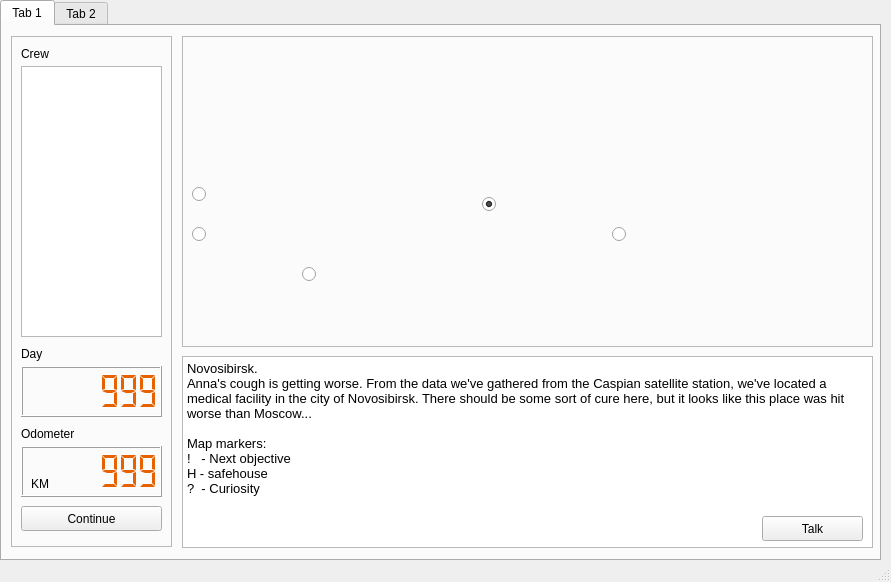
<?xml version="1.0" encoding="UTF-8"?>
<ui version="4.0">
 <class>CityWindow</class>
 <widget class="QMainWindow" name="CityWindow">
  <property name="geometry">
   <rect>
    <x>0</x>
    <y>0</y>
    <width>891</width>
    <height>582</height>
   </rect>
  </property>
  <property name="windowTitle">
   <string>MainWindow</string>
  </property>
  <widget class="QWidget" name="centralwidget">
   <widget class="QTabWidget" name="tabWidget">
    <property name="geometry">
     <rect>
      <x>0</x>
      <y>0</y>
      <width>881</width>
      <height>561</height>
     </rect>
    </property>
    <property name="currentIndex">
     <number>0</number>
    </property>
    <widget class="QWidget" name="tab_vol_1">
     <attribute name="title">
      <string>Tab 1</string>
     </attribute>
     <widget class="QFrame" name="map_frame_3">
      <property name="geometry">
       <rect>
        <x>180</x>
        <y>10</y>
        <width>691</width>
        <height>311</height>
       </rect>
      </property>
      <property name="frameShape">
       <enum>QFrame::Shape::StyledPanel</enum>
      </property>
      <property name="frameShadow">
       <enum>QFrame::Shadow::Raised</enum>
      </property>
      <widget class="QLabel" name="label_m_map_3">
       <property name="geometry">
        <rect>
         <x>10</x>
         <y>10</y>
         <width>671</width>
         <height>291</height>
        </rect>
       </property>
       <property name="text">
        <string/>
       </property>
       <property name="pixmap">
        <pixmap resource="resources.qrc">:/images/images/map.png</pixmap>
       </property>
      </widget>
      <widget class="QRadioButton" name="indicatorMoscow_3">
       <property name="geometry">
        <rect>
         <x>10</x>
         <y>150</y>
         <width>16</width>
         <height>16</height>
        </rect>
       </property>
       <property name="text">
        <string/>
       </property>
       <property name="checkable">
        <bool>false</bool>
       </property>
       <property name="checked">
        <bool>false</bool>
       </property>
      </widget>
      <widget class="QRadioButton" name="indicatorVolga_3">
       <property name="geometry">
        <rect>
         <x>10</x>
         <y>190</y>
         <width>16</width>
         <height>16</height>
        </rect>
       </property>
       <property name="text">
        <string/>
       </property>
       <property name="checkable">
        <bool>false</bool>
       </property>
       <property name="checked">
        <bool>false</bool>
       </property>
      </widget>
      <widget class="QRadioButton" name="indicatorCaspian_3">
       <property name="geometry">
        <rect>
         <x>120</x>
         <y>230</y>
         <width>16</width>
         <height>16</height>
        </rect>
       </property>
       <property name="text">
        <string/>
       </property>
       <property name="checkable">
        <bool>false</bool>
       </property>
       <property name="checked">
        <bool>false</bool>
       </property>
      </widget>
      <widget class="QRadioButton" name="indicatorNovosibirsk_3">
       <property name="geometry">
        <rect>
         <x>300</x>
         <y>160</y>
         <width>16</width>
         <height>16</height>
        </rect>
       </property>
       <property name="text">
        <string/>
       </property>
       <property name="checkable">
        <bool>true</bool>
       </property>
       <property name="checked">
        <bool>true</bool>
       </property>
      </widget>
      <widget class="QRadioButton" name="indicatorEnd_3">
       <property name="geometry">
        <rect>
         <x>430</x>
         <y>190</y>
         <width>16</width>
         <height>16</height>
        </rect>
       </property>
       <property name="text">
        <string/>
       </property>
       <property name="checkable">
        <bool>false</bool>
       </property>
       <property name="checked">
        <bool>false</bool>
       </property>
      </widget>
     </widget>
     <widget class="QFrame" name="frame_9">
      <property name="geometry">
       <rect>
        <x>9</x>
        <y>10</y>
        <width>161</width>
        <height>511</height>
       </rect>
      </property>
      <property name="frameShape">
       <enum>QFrame::Shape::StyledPanel</enum>
      </property>
      <property name="frameShadow">
       <enum>QFrame::Shadow::Raised</enum>
      </property>
      <widget class="QLCDNumber" name="lcdNumber_dc_odo">
       <property name="geometry">
        <rect>
         <x>10</x>
         <y>410</y>
         <width>141</width>
         <height>51</height>
        </rect>
       </property>
       <property name="styleSheet">
        <string notr="true">QLCDNumber{color:rgb(230, 97, 0);}</string>
       </property>
       <property name="digitCount">
        <number>7</number>
       </property>
       <property name="mode">
        <enum>QLCDNumber::Mode::Dec</enum>
       </property>
       <property name="segmentStyle">
        <enum>QLCDNumber::SegmentStyle::Flat</enum>
       </property>
       <property name="value" stdset="0">
        <double>999.000000000000000</double>
       </property>
      </widget>
      <widget class="QLCDNumber" name="lcdNumber_dc_day">
       <property name="geometry">
        <rect>
         <x>10</x>
         <y>330</y>
         <width>141</width>
         <height>51</height>
        </rect>
       </property>
       <property name="styleSheet">
        <string notr="true">QLCDNumber{color:rgb(230, 97, 0);}</string>
       </property>
       <property name="digitCount">
        <number>7</number>
       </property>
       <property name="mode">
        <enum>QLCDNumber::Mode::Dec</enum>
       </property>
       <property name="segmentStyle">
        <enum>QLCDNumber::SegmentStyle::Flat</enum>
       </property>
       <property name="value" stdset="0">
        <double>999.000000000000000</double>
       </property>
      </widget>
      <widget class="QPushButton" name="button_dc_continue">
       <property name="geometry">
        <rect>
         <x>10</x>
         <y>470</y>
         <width>141</width>
         <height>25</height>
        </rect>
       </property>
       <property name="text">
        <string>Continue</string>
       </property>
      </widget>
      <widget class="QLabel" name="label_9">
       <property name="geometry">
        <rect>
         <x>10</x>
         <y>310</y>
         <width>49</width>
         <height>16</height>
        </rect>
       </property>
       <property name="text">
        <string>Day</string>
       </property>
      </widget>
      <widget class="QLabel" name="label_10">
       <property name="geometry">
        <rect>
         <x>10</x>
         <y>390</y>
         <width>61</width>
         <height>16</height>
        </rect>
       </property>
       <property name="text">
        <string>Odometer</string>
       </property>
      </widget>
      <widget class="QLabel" name="label_11">
       <property name="geometry">
        <rect>
         <x>20</x>
         <y>440</y>
         <width>21</width>
         <height>16</height>
        </rect>
       </property>
       <property name="text">
        <string>KM</string>
       </property>
      </widget>
      <widget class="QListWidget" name="listWidget_dc_crew">
       <property name="geometry">
        <rect>
         <x>10</x>
         <y>30</y>
         <width>141</width>
         <height>271</height>
        </rect>
       </property>
      </widget>
      <widget class="QLabel" name="label_13">
       <property name="geometry">
        <rect>
         <x>10</x>
         <y>10</y>
         <width>49</width>
         <height>16</height>
        </rect>
       </property>
       <property name="text">
        <string>Crew</string>
       </property>
      </widget>
     </widget>
     <widget class="QTextBrowser" name="textBrowser_vol">
      <property name="geometry">
       <rect>
        <x>180</x>
        <y>330</y>
        <width>691</width>
        <height>192</height>
       </rect>
      </property>
      <property name="html">
       <string>&lt;!DOCTYPE HTML PUBLIC &quot;-//W3C//DTD HTML 4.0//EN&quot; &quot;http://www.w3.org/TR/REC-html40/strict.dtd&quot;&gt;
&lt;html&gt;&lt;head&gt;&lt;meta name=&quot;qrichtext&quot; content=&quot;1&quot; /&gt;&lt;meta charset=&quot;utf-8&quot; /&gt;&lt;style type=&quot;text/css&quot;&gt;
p, li { white-space: pre-wrap; }
hr { height: 1px; border-width: 0; }
li.unchecked::marker { content: &quot;\2610&quot;; }
li.checked::marker { content: &quot;\2612&quot;; }
&lt;/style&gt;&lt;/head&gt;&lt;body style=&quot; font-family:'Segoe UI'; font-size:9pt; font-weight:400; font-style:normal;&quot;&gt;
&lt;p style=&quot; margin-top:0px; margin-bottom:0px; margin-left:0px; margin-right:0px; -qt-block-indent:0; text-indent:0px;&quot;&gt;&lt;span style=&quot; font-family:'IBM Plex Sans'; font-size:10pt;&quot;&gt;Novosibirsk.&lt;/span&gt;&lt;/p&gt;
&lt;p style=&quot; margin-top:0px; margin-bottom:0px; margin-left:0px; margin-right:0px; -qt-block-indent:0; text-indent:0px;&quot;&gt;&lt;span style=&quot; font-family:'IBM Plex Sans'; font-size:10pt;&quot;&gt;Anna's cough is getting worse. From the data we've gathered from the Caspian satellite station, we've located a medical facility in the city of Novosibirsk. There should be some sort of cure here, but it looks like this place was hit worse than Moscow...&lt;/span&gt;&lt;/p&gt;
&lt;p style=&quot;-qt-paragraph-type:empty; margin-top:0px; margin-bottom:0px; margin-left:0px; margin-right:0px; -qt-block-indent:0; text-indent:0px; font-family:'IBM Plex Sans'; font-size:10pt;&quot;&gt;&lt;br /&gt;&lt;/p&gt;
&lt;p style=&quot; margin-top:0px; margin-bottom:0px; margin-left:0px; margin-right:0px; -qt-block-indent:0; text-indent:0px;&quot;&gt;&lt;span style=&quot; font-family:'IBM Plex Sans'; font-size:10pt;&quot;&gt;Map markers:&lt;/span&gt;&lt;/p&gt;
&lt;p style=&quot; margin-top:0px; margin-bottom:0px; margin-left:0px; margin-right:0px; -qt-block-indent:0; text-indent:0px;&quot;&gt;&lt;span style=&quot; font-family:'IBM Plex Sans'; font-size:10pt;&quot;&gt;!   - Next objective&lt;/span&gt;&lt;/p&gt;
&lt;p style=&quot; margin-top:0px; margin-bottom:0px; margin-left:0px; margin-right:0px; -qt-block-indent:0; text-indent:0px;&quot;&gt;&lt;span style=&quot; font-family:'IBM Plex Sans'; font-size:10pt;&quot;&gt;H - safehouse&lt;/span&gt;&lt;/p&gt;
&lt;p style=&quot; margin-top:0px; margin-bottom:0px; margin-left:0px; margin-right:0px; -qt-block-indent:0; text-indent:0px;&quot;&gt;&lt;span style=&quot; font-family:'IBM Plex Sans'; font-size:10pt;&quot;&gt;?  - Curiosity&lt;/span&gt;&lt;/p&gt;&lt;/body&gt;&lt;/html&gt;</string>
      </property>
     </widget>
     <widget class="QPushButton" name="button_dc_talk">
      <property name="geometry">
       <rect>
        <x>760</x>
        <y>490</y>
        <width>101</width>
        <height>25</height>
       </rect>
      </property>
      <property name="text">
       <string>Talk</string>
      </property>
     </widget>
    </widget>
    <widget class="QWidget" name="tab_vol_2">
     <attribute name="title">
      <string>Tab 2</string>
     </attribute>
     <widget class="QFrame" name="frame_10">
      <property name="geometry">
       <rect>
        <x>10</x>
        <y>10</y>
        <width>341</width>
        <height>511</height>
       </rect>
      </property>
      <property name="frameShape">
       <enum>QFrame::Shape::StyledPanel</enum>
      </property>
      <property name="frameShadow">
       <enum>QFrame::Shadow::Raised</enum>
      </property>
      <widget class="QLCDNumber" name="lcdNumber_dc_energy">
       <property name="geometry">
        <rect>
         <x>190</x>
         <y>30</y>
         <width>141</width>
         <height>51</height>
        </rect>
       </property>
       <property name="styleSheet">
        <string notr="true">QLCDNumber{color:rgb(230, 97, 0);}</string>
       </property>
       <property name="digitCount">
        <number>7</number>
       </property>
       <property name="mode">
        <enum>QLCDNumber::Mode::Dec</enum>
       </property>
       <property name="segmentStyle">
        <enum>QLCDNumber::SegmentStyle::Flat</enum>
       </property>
       <property name="value" stdset="0">
        <double>999.000000000000000</double>
       </property>
      </widget>
      <widget class="QLabel" name="label_12">
       <property name="geometry">
        <rect>
         <x>190</x>
         <y>10</y>
         <width>49</width>
         <height>16</height>
        </rect>
       </property>
       <property name="text">
        <string>Energy</string>
       </property>
      </widget>
      <widget class="QTextBrowser" name="text_dc_sub">
       <property name="geometry">
        <rect>
         <x>10</x>
         <y>90</y>
         <width>321</width>
         <height>411</height>
        </rect>
       </property>
      </widget>
     </widget>
     <widget class="QFrame" name="frame_dc_map">
      <property name="geometry">
       <rect>
        <x>360</x>
        <y>10</y>
        <width>511</width>
        <height>511</height>
       </rect>
      </property>
      <property name="frameShape">
       <enum>QFrame::Shape::StyledPanel</enum>
      </property>
      <property name="frameShadow">
       <enum>QFrame::Shadow::Raised</enum>
      </property>
      <widget class="QLabel" name="label_map_volga">
       <property name="geometry">
        <rect>
         <x>10</x>
         <y>10</y>
         <width>491</width>
         <height>491</height>
        </rect>
       </property>
       <property name="text">
        <string/>
       </property>
       <property name="pixmap">
        <pixmap resource="resources.qrc">:/images/images/citymap.png</pixmap>
       </property>
       <property name="scaledContents">
        <bool>true</bool>
       </property>
      </widget>
      <widget class="QPushButton" name="button_dc_entrance">
       <property name="geometry">
        <rect>
         <x>100</x>
         <y>110</y>
         <width>21</width>
         <height>25</height>
        </rect>
       </property>
       <property name="text">
        <string>!</string>
       </property>
      </widget>
      <widget class="QPushButton" name="button_dc_above">
       <property name="geometry">
        <rect>
         <x>360</x>
         <y>230</y>
         <width>21</width>
         <height>25</height>
        </rect>
       </property>
       <property name="text">
        <string>!</string>
       </property>
      </widget>
      <widget class="QPushButton" name="button_dc_under">
       <property name="geometry">
        <rect>
         <x>140</x>
         <y>150</y>
         <width>21</width>
         <height>25</height>
        </rect>
       </property>
       <property name="text">
        <string>!</string>
       </property>
      </widget>
      <widget class="QPushButton" name="button_dc_institute">
       <property name="geometry">
        <rect>
         <x>320</x>
         <y>180</y>
         <width>21</width>
         <height>25</height>
        </rect>
       </property>
       <property name="text">
        <string>!</string>
       </property>
      </widget>
      <widget class="QPushButton" name="button_dc_exit">
       <property name="geometry">
        <rect>
         <x>440</x>
         <y>350</y>
         <width>21</width>
         <height>25</height>
        </rect>
       </property>
       <property name="text">
        <string>!</string>
       </property>
      </widget>
     </widget>
    </widget>
   </widget>
  </widget>
  <widget class="QStatusBar" name="statusbar"/>
 </widget>
 <resources>
  <include location="resources.qrc"/>
 </resources>
 <connections/>
</ui>
